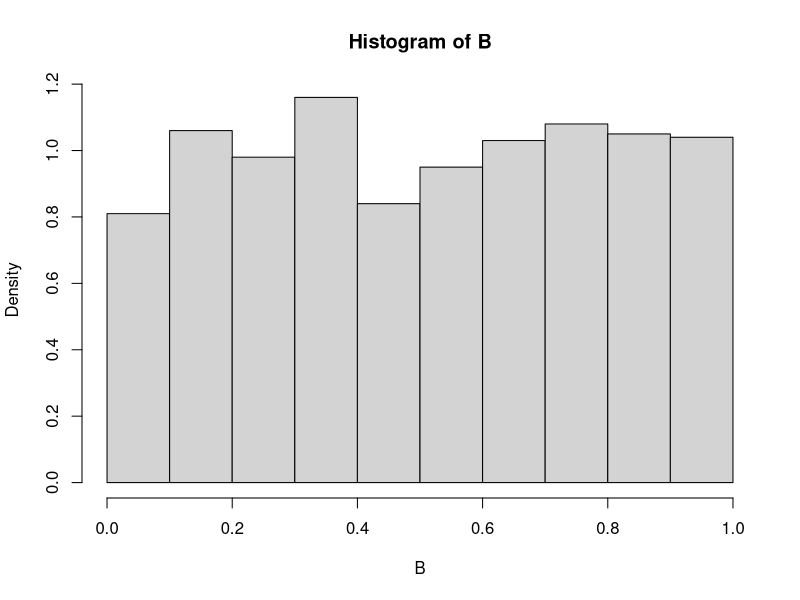
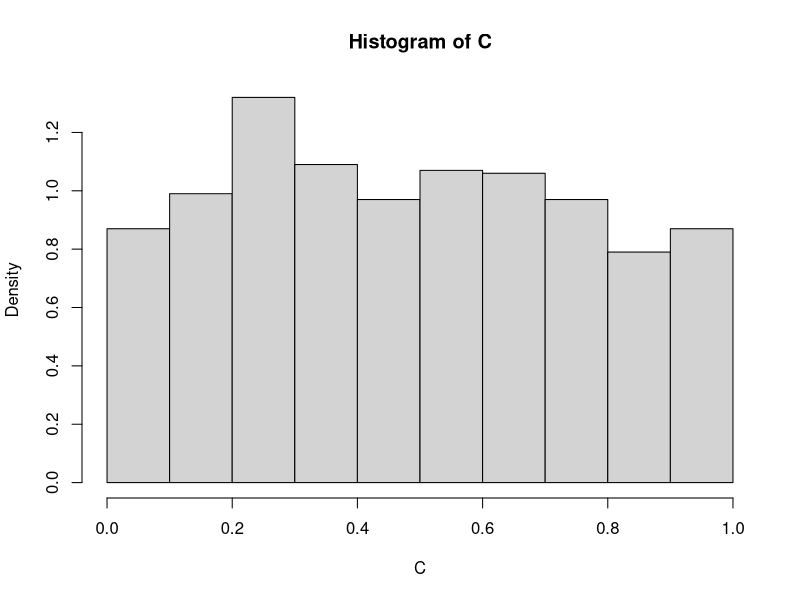

Write R code to recreate these figures, in order.
## ---- chunk 1
B <- runif(1000)
C <- runif(1000)
## ---- chunk 2
hist(B, probability = TRUE)
hist(C, probability = TRUE)
## ---- chunk 3

Z <- B + C

probability <- length(Z[Z<= .5])/1000
probability
## ---- chunk 4
Z <- B*C

probability <- length(Z[Z<= .5])/1000
probability
## ---- chunk 5
Z <- abs(B-C)

probability <- length(Z[Z<= .5])/1000
probability
## ---- chunk 6
maxx <- matrix(c(B,C),1000,2)
Z <- apply(maxx, 1, max)

probability <- length(Z[Z<= .5])/1000
probability
## ---- chunk 7
minn <- matrix(c(B,C),1000,2)
Z <- apply(minn, 1, min)

probability <- length(Z[Z<= .5])/1000
probability
